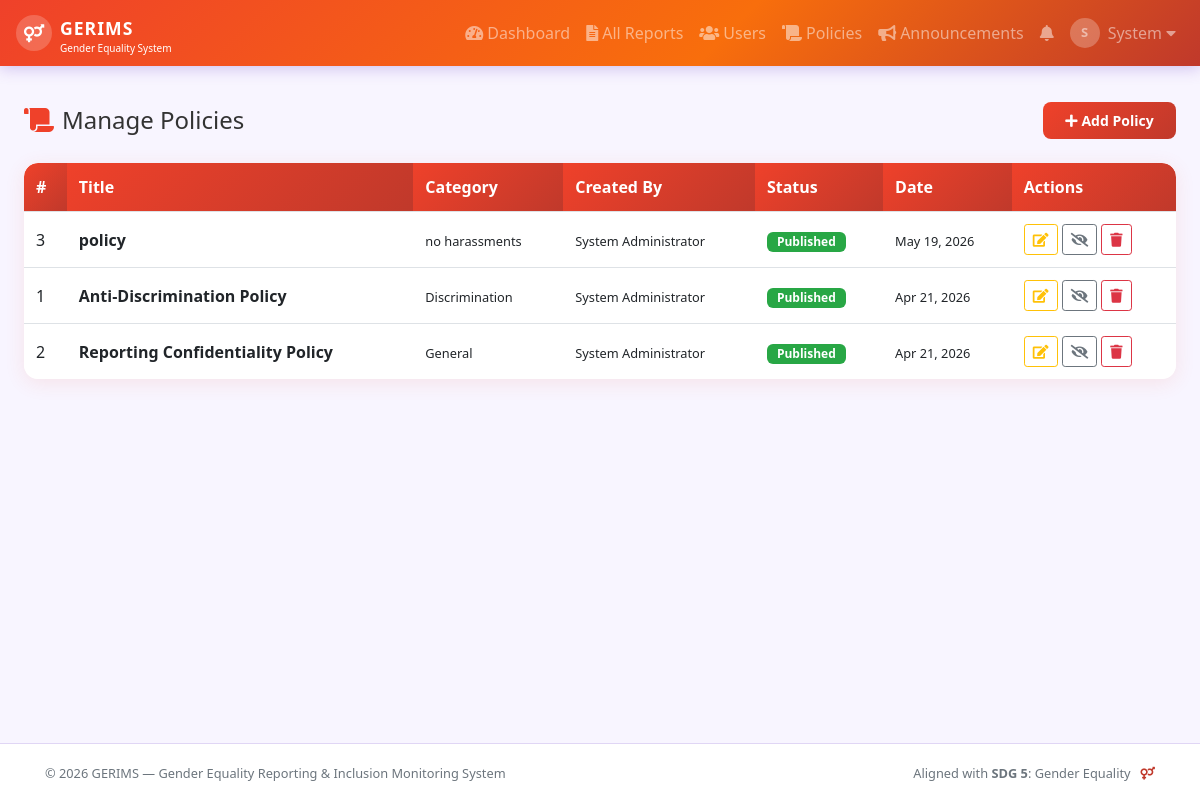
The app's page /admin/policies.php (signed in) with its own data.
### tables this page shows
CREATE TABLE `policies` (
  `policy_id` int(11) NOT NULL,
  `title` varchar(150) NOT NULL,
  `content` text NOT NULL,
  `category` varchar(80) DEFAULT NULL,
  `created_by` int(11) DEFAULT NULL,
  `is_published` tinyint(1) DEFAULT 0,
  `created_at` timestamp NOT NULL DEFAULT current_timestamp(),
  `updated_at` timestamp NOT NULL DEFAULT current_timestamp() ON UPDATE current_timestamp()
);

CREATE TABLE `users` (
  `user_id` int(11) NOT NULL,
  `full_name` varchar(100) NOT NULL,
  `email` varchar(100) NOT NULL,
  `password` varchar(255) NOT NULL,
  `gender` varchar(30) DEFAULT NULL,
  `course` varchar(100) DEFAULT NULL,
  `year_level` varchar(20) DEFAULT NULL,
  `contact_number` varchar(20) DEFAULT NULL,
  `role` enum('user','admin') DEFAULT 'user',
  `profile_pic` varchar(255) DEFAULT 'default.png',
  `is_active` tinyint(1) DEFAULT 1,
  `created_at` timestamp NOT NULL DEFAULT current_timestamp(),
  `updated_at` timestamp NOT NULL DEFAULT current_timestamp() ON UPDATE current_timestamp()
);

### admin/policies.php (the view, shortened to what this page needs)
<?php
require_once '../includes/config.php';
$policies = $conn->query("SELECT p.*, u.full_name FROM policies p LEFT JOIN users u ON p.created_by=u.user_id ORDER BY p.created_at DESC");
include '../includes/header.php';
?>
<div class="container-fluid px-4">
    <div class="d-flex align-items-center mb-4">
        <h4 class="mb-0 mr-auto"><i class="fas fa-scroll mr-2" style="color:var(--primary)"></i>Manage Policies</h4>
        <button class="btn btn-gerims btn-sm" data-toggle="modal" data-target="#policyModal" data-action="add">
            <i class="fas fa-plus mr-1"></i>Add Policy
        </button>
    </div>
    <div class="gerims-card">
        <div class="card-body p-0">
            <div class="table-responsive">
            <table class="table table-hover mb-0 gerims-table">
                <thead><tr><th>#</th><th>Title</th><th>Category</th><th>Created By</th><th>Status</th><th>Date</th><th>Actions</th></tr></thead>
                <tbody>
                <?php while ($p = $policies->fetch_assoc()): ?>
                <tr>
                    <td><?= $p['policy_id'] ?></td>
                    <td><strong><?= htmlspecialchars($p['title']) ?></strong></td>
                    <td><small><?= htmlspecialchars($p['category']) ?></small></td>
                    <td><small><?= htmlspecialchars($p['full_name'] ?? 'System') ?></small></td>
                    <td><span class="badge badge-<?= $p['is_published']?'success':'secondary' ?>"><?= $p['is_published']?'Published':'Draft' ?></span></td>
                    <td><small><?= date('M d, Y', strtotime($p['created_at'])) ?></small></td>
                    <td>
                        <button class="btn btn-sm btn-outline-warning" data-toggle="modal" data-target="#policyModal"
                            data-action="edit"
                            data-pid="<?= $p['policy_id'] ?>"
                            data-title="<?= htmlspecialchars($p['title']) ?>"
                            data-content="<?= htmlspecialchars($p['content']) ?>"
                            data-category="<?= htmlspecialchars($p['category']) ?>"
                            data-published="<?= $p['is_published'] ?>">
                            <i class="fas fa-edit"></i>
                        </button>
                        <a href="policies.php?toggle=<?= $p['policy_id'] ?>" class="btn btn-sm btn-outline-<?= $p['is_published']?'secondary':'success' ?>" title="Toggle">
                            <i class="fas fa-<?= $p['is_published']?'eye-slash':'eye' ?>"></i>
                        </a>
                        <a href="policies.php?delete=<?= $p['policy_id'] ?>" class="btn btn-sm btn-outline-danger"
                           data-confirm="Delete this policy?"><i class="fas fa-trash"></i></a>
                    </td>
                </tr>
                <?php endwhile; ?>
                </tbody>
            </table>
            </div>
        </div>
    </div>
</div>
<?php include '../includes/footer.php'; ?>

### css/style.css (style rules this page uses)
:root { --primary: #EF412A; --secondary: #c0392b; --accent: #f39c12; --light-bg: #f8f5ff; --card-shadow: 0 4px 20px rgba(239, 65, 42, 0.10); --radius: 14px; }
* { box-sizing: border-box; }
body { font-family: 'Segoe UI', Tahoma, Geneva, Verdana, sans-serif; background: var(--light-bg); color: #333; padding-top: 70px; min-height: 100vh; display: flex; flex-direction: column; }
.gerims-card { background: #fff; border-radius: var(--radius); box-shadow: var(--card-shadow); border: none; margin-bottom: 1.5rem; overflow: hidden; }
.gerims-card .card-body { padding: 1.5rem; }
.btn-gerims { background: linear-gradient(135deg, var(--primary), #c0392b); color: #fff; border: none; border-radius: 8px; padding: 0.5rem 1.4rem; font-weight: 600; transition: all 0.2s; }
.gerims-table { background: #fff; border-radius: var(--radius); overflow: hidden; }
.gerims-table thead th { background: linear-gradient(135deg, var(--primary), #c0392b); border: none; font-weight: 600; white-space: nowrap; color: #fff; }
.gerims-table td, .gerims-table th { vertical-align: middle !important; }
.badge { border-radius: 6px; padding: 4px 10px; font-size: 0.75rem; font-weight: 600; }

### records on screen
policies: policy_id "3", title "policy", category "no harassments", created_by.full_name "System Administrator", is_published "Published", created_at "May 19, 2026"
policies: policy_id "1", title "Anti-Discrimination Policy", category "Discrimination", created_by.full_name "System Administrator", is_published "Published", created_at "Apr 21, 2026"
policies: policy_id "2", title "Reporting Confidentiality Policy", category "General", created_by.full_name "System Administrator", is_published "Published", created_at "Apr 21, 2026"

### other values on screen
substr($user_name,0,1) "S"
explode(' ',$user_name)[0] "System"
SITE_FULL_NAME "Gender Equality Reporting & Inclusion Monitoring System"
